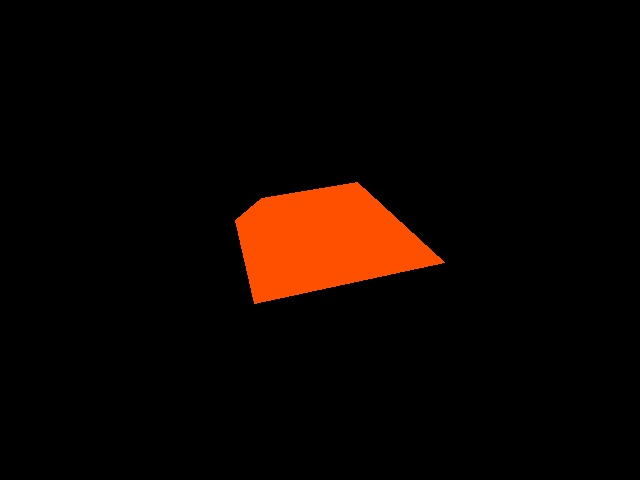
#> input picture images/masks/mask_1_1.jpg, 640 x 480 px, found by its file name
$ python create_mask.py
#> lines starting #> are read from the running program, lines starting #| are printed output that depends on the picture
import numpy as np
import cv2


# [14 lines left out: function line_params, not called in this run]


def y_(x, w, b):
    y = w * x + b
    return y


def x_(y, w, b):
    x = (y - b) / w
    return x


# [27 lines left out: functions create_mask, add_mask, not called in this run]


def main():
    # [7 lines of commented-out code are left out]
    orig_img = cv2.imread('D:\\XIO_Safe_1_alarm_X_2\\images\\masks\\'
                          'mask_1_1.jpg')
#> orig_img is the input picture: shape (480, 640, 3); mean B, G, R 0.1, 4.2, 13.2
    mask = np.zeros_like(orig_img)

    # [16 lines of commented-out code are left out]
    points = np.array([[29, 308], [54, 328], [132, 324], [159, 349], [506, 263], [420, 222], [351, 241], [350, 183],
     [129, 228], [126, 295]],
                        dtype=np.int32) # 2_1
    # [7 lines of commented-out code are left out]
    mask = cv2.fillPoly(mask, [points], (0, 80, 255))
    # [27 lines of commented-out code are left out]

    cv2.imshow('mask', mask)
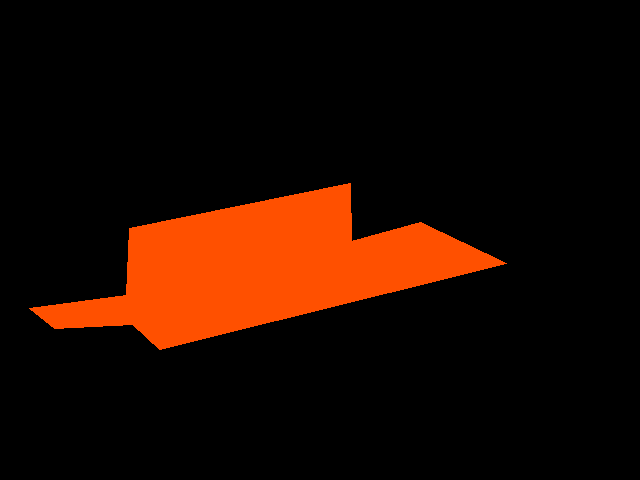
#> window 'mask': shape (480, 640, 3); mean B, G, R 0, 9.6, 30.5

    cv2.imwrite('../images/masks/mask_2_1.jpg', mask)

    cv2.waitKey(0)
    cv2.destroyAllWindows()


if __name__ == '__main__':

    # [10 lines of commented-out code are left out]
    main()
